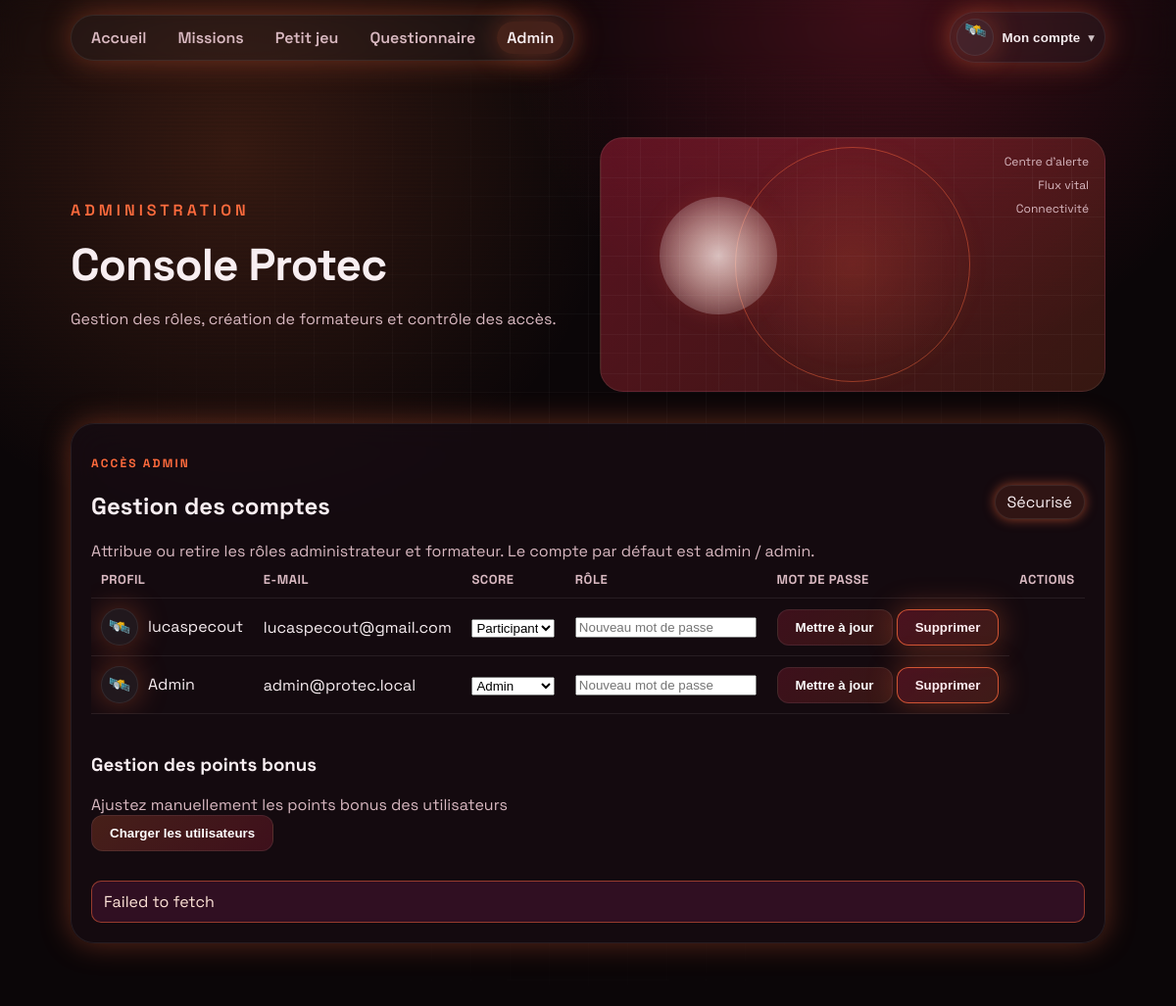
The page /admin (signed in) on the database its author committed.
### app.py (models this page shows, shortened)
class User(db.Model):
    id = db.Column(db.Integer, primary_key=True)
    username = db.Column(db.String(80), nullable=False)
    email = db.Column(db.String(120), unique=True, nullable=False)
    password_hash = db.Column(db.String(255), nullable=False)
    role = db.Column(db.String(20), nullable=False, default="participant")
    avatar = db.Column(db.String(40), default="alpha")
    bonus_points = db.Column(db.Integer, default=0)
    created_at = db.Column(db.DateTime, default=datetime.utcnow)
    progress = db.relationship("Progress", back_populates="user", cascade="all, delete")

### app.py (the view)
    @app.route("/admin")
    def admin_page():
        user = current_user()
        if not user:
            return redirect(url_for("auth"))
        if user.role != "admin":
            return redirect(url_for("home"))
        return render_shell("admin")

### app.py (called while the page is built, shortened)
def serialize_progress(progress: Progress):
    status = progress.status
    if progress.score and progress.score > 0 and progress.level.category == 'mission':
        status = 'termine'
    return {
        "level": progress.level.slug,
        "status": status,
        "score": progress.score,
        "updated_at": progress.updated_at.isoformat() if progress.updated_at else None,
    }

def serialize_level(level: Level, progress=None):
    data = {
        "id": level.id,
        "slug": level.slug,
        "name": level.name,
        "description": level.description,
        "difficulty": level.difficulty,
        "icon": level.icon,
        "category": level.category,
        "is_locked": level.is_locked,
        "progress": progress,
    }
    return data

def current_user():
    user_id = session.get("user_id")
    if not user_id:
        return None
    return User.query.get(user_id)

def get_user_badges(points):
    badges = []
    if points >= 1000:
        badges.append({"icon": "🥇", "label": "Or", "threshold": 1000})
    elif points >= 500:
        badges.append({"icon": "🥈", "label": "Argent", "threshold": 500})
    elif points >= 200:
        badges.append({"icon": "🥉", "label": "Bronze", "threshold": 200})
    return badges

### templates/index.html (shortened to what this page needs)
<!doctype html>
<html lang="fr">
<head>
  <link rel="stylesheet" href="{{ url_for('static', filename='css/styles.css') }}">
</head>
<body>
  {% set page = current_page or 'home' %}
  <div id="app-shell" class="app-shell hidden">
    <div class="grid-bg" aria-hidden="true"></div>
    <div class="scanline" aria-hidden="true"></div>
    <div class="topbar">
      <nav class="topbar__nav" id="topbar-nav" aria-label="Navigation principale">
        <a class="topbar__link {{ 'topbar__link--active' if page == 'home' else '' }}"
          href="{{ url_for('home') }}">Accueil</a>
        <a class="topbar__link {{ 'topbar__link--active' if page == 'missions' else '' }}"
          href="{{ url_for('missions_page') }}">Missions</a>
        <a class="topbar__link {{ 'topbar__link--active' if page == 'mini-game' else '' }}"
          href="{{ url_for('mini_game_page') }}">Petit jeu</a>
        <a class="topbar__link {{ 'topbar__link--active' if page == 'questionnaire' else '' }}"
          href="{{ url_for('questionnaire_page') }}">Questionnaire</a>
        {% if user.role == 'admin' %}
        <a class="topbar__link {{ 'topbar__link--active' if page == 'admin' else '' }}"
          href="{{ url_for('admin_page') }}">Admin</a>
        {% endif %}
      </nav>
      <div class="profile-menu" id="profile-menu-root">
        <button class="profile-btn" id="profile-btn" aria-haspopup="true" aria-expanded="false">
          <span class="avatar" id="profile-avatar" data-avatar="{{ user.avatar if user else 'alpha' }}">{{
            avatar_emojis.get(user.avatar if user else 'alpha', '🛰️') }}</span>
          <span class="profile-btn__label">Mon compte</span>
          <span class="profile-btn__chevron" aria-hidden="true">▾</span>
        </button>
      </div>
    </div>
    {% if page != 'mini-game' %}
    <header class="hero" id="accueil">
      <div class="hero__content">
        {% if page == 'missions' %}
        <p class="hero__eyebrow">Hangar</p>
        <h1>Tableau des missions</h1>
        <p class="hero__tagline">Accède au hangar, choisis un objectif et suis ta progression.</p>
        {% elif page == 'questionnaire' %}
        <p class="hero__eyebrow">Retour</p>
        <h1>Zone questionnaire</h1>
        <p class="hero__tagline">Ouvre le formulaire et collecte les retours de mission.</p>
        {% elif page == 'admin' %}
        <p class="hero__eyebrow">Administration</p>
        <h1>Console Protec</h1>
        <p class="hero__tagline">Gestion des rôles, création de formateurs et contrôle des accès.</p>
        {% else %}
        <p class="hero__eyebrow">Centre</p>
        <h1>Protec Rescue 38</h1>
        <p class="hero__tagline">Cockpit unifié pour suivre le profil, les stats et les modules d'entraînement.</p>
        {% endif %}
      </div>
      <div class="hero__hologram">
        <div class="holo holo--ring"></div>
        <div class="holo holo--orb"></div>
        <div class="holo holo--grid"></div>
        <div class="holo__labels">
          <span>Centre d'alerte</span>
          <span>Flux vital</span>
          <span>Connectivité</span>
        </div>
      </div>
    </header>
    {% else %}
    <div style="height: 32px;"></div>
    {% endif %}
    <main class="shell">
      {% if page == 'home' %}
      <section class="panel" aria-label="Tableau de bord opérations">
        <div class="panel__header">
          <div>
            <p class="eyebrow">Accueil</p>
            <h2>Résumé des opérations</h2>
            <p class="muted">Vue synthétique : missions terminées, secouristes présents et trophées obtenus.</p>
          </div>
          <span class="chip chip--pulse">{{ dashboard_stats.trophies_unlocked }} / {{ dashboard_stats.trophies|length }}
            trophées</span>
        </div>
        <div class="stat-grid">
          <div class="stat-card">
            <p class="label">Missions effectuées</p>
            <p class="stat-card__value">{{ dashboard_stats.missions_completed }}</p>
            <p class="muted">Total des missions lancées par l'équipe.</p>
          </div>
          <div class="stat-card">
            <p class="label">Secouristes inscrits</p>
            <p class="stat-card__value">{{ dashboard_stats.total_rescuers }}</p>
            <p class="muted">Effectif synchronisé et prêt.</p>
          </div>
          <div class="stat-card stat-card--accent">
            <p class="label">Trophées gagnés</p>
            <p class="stat-card__value">{{ dashboard_stats.trophies_unlocked }}</p>
            <p class="muted">Récompenses débloquées par l'équipe.</p>
          </div>
        </div>
        <div class="dual-grid">
          <div class="card card--glass">
            <div class="panel__header">
              <div>
                <p class="eyebrow">Classement</p>
                <h3>Scores des participants</h3>
                <p class="muted">Suivi du cumul de points et des missions par secouriste.</p>
              </div>
            </div>
            <div class="table-wrapper">
              <table class="scoreboard">
                <thead>
                  <tr>
                    <th>Profil</th>
                    <th>Missions</th>
                    <th>Score</th>
                  </tr>
                </thead>
                <tbody>
                  {% for entry in dashboard_stats.leaderboard %}
                  <tr>
                    <td class="scoreboard__user">
                      <span class="avatar" data-avatar="{{ entry.avatar }}">{{ avatar_emojis.get(entry.avatar, '🛰️')
                        }}</span>
                      <span>{{ entry.username }}</span>
                      {% for badge in entry.badges %}
                      <span class="badge" title="{{ badge.label }}">{{ badge.icon }}</span>
                      {% endfor %}
                    </td>
                    <td>{{ entry.missions }}</td>
                    <td>{{ entry.score }}</td>
                  </tr>
                  {% else %}
                  <tr>
                    <td colspan="3" class="muted">Aucun participant enregistré pour le moment.</td>
                  </tr>
                  {% endfor %}
                </tbody>
              </table>
            </div>
          </div>
          <div class="card card--glass">
            <div class="panel__header">
              <div>
                <p class="eyebrow">Trophées</p>
                <h3>Récompenses gagnées</h3>
                <p class="muted">Progression des exploits débloqués.</p>
              </div>
            </div>
            <div class="trophy-grid">
              <h4
                style="grid-column: 1/-1; margin-top: 1rem; color: rgba(255,255,255,0.5); font-size: 0.8rem; text-transform: uppercase;">
                🏆 Individuel</h4>
              {% for trophy in dashboard_stats.trophies if trophy.category == 'Individuel' %}
              <div class="trophy {{ 'trophy--active' if trophy.earned else '' }}">
                <div class="trophy__icon">{{ trophy.icon }}</div>
                <div>
                  <p class="trophy__title">{{ trophy.title }}</p>
                  <p class="muted">{{ trophy.description }}</p>
                </div>
              </div>
              {% endfor %}
              <h4
                style="grid-column: 1/-1; margin-top: 1rem; color: rgba(255,255,255,0.5); font-size: 0.8rem; text-transform: uppercase;">
                👥 Collectif</h4>
              {% for trophy in dashboard_stats.trophies if trophy.category == 'Collectif' %}
              <div class="trophy {{ 'trophy--active' if trophy.earned else '' }}">
                <div class="trophy__icon">{{ trophy.icon }}</div>
                <div>
                  <p class="trophy__title">{{ trophy.title }}</p>
                  <p class="muted">{{ trophy.description }}</p>
                </div>
              </div>
              {% endfor %}
            </div>
          </div>
        </div>
      </section>
      <section class="panel panel--frost">
        <div class="panel__header">
          <div>
            <p class="eyebrow">Accès rapide</p>
            <h2>Navigation</h2>
          </div>
        </div>
        <div class="grid-nav">
          <a href="{{ url_for('missions_page') }}" class="nav-card">
            <span class="nav-card__icon">🚁</span>
            <h3>Missions</h3>
            <p>Accéder au hangar</p>
          </a>
          <a href="{{ url_for('mini_game_page') }}" class="nav-card">
            <span class="nav-card__icon">🎮</span>
            <h3>Petit jeu</h3>
            <p>Réflexes & vocabulaire</p>
          </a>
          <a href="{{ url_for('questionnaire_page') }}" class="nav-card">
            <span class="nav-card__icon">📝</span>
            <h3>Questionnaire</h3>
            <p>Retours & validation</p>
          </a>
        </div>
      </section>
      {% elif page == 'admin' %}
      <section class="panel" id="admin-panel">
        <div class="panel__header">
          <div>
            <p class="eyebrow">Accès admin</p>
            <h2>Gestion des comptes</h2>
            <p class="muted">Attribue ou retire les rôles administrateur et formateur. Le compte par défaut est admin /
              admin.</p>
          </div>
          <span class="chip chip--pulse">Sécurisé</span>
        </div>
        <div class="table-wrapper">
          <table class="scoreboard admin-table">
            <thead>
              <tr>
                <th>Profil</th>
                <th>E-mail</th>
                <th>Score</th>
                <th>Rôle</th>
                <th>Mot de passe</th>
                <th>Actions</th>
              </tr>
            </thead>
            <tbody id="admin-users-body">
              {% for managed_user in users %}
              <tr data-user-id="{{ managed_user.id }}">
                <td class="scoreboard__user">
                  <span class="avatar" data-avatar="{{ managed_user.avatar }}">{{ avatar_emojis.get(managed_user.avatar,
                    '🛰️') }}</span>
                  <span>{{ managed_user.username }}</span>
                </td>
                <td>{{ managed_user.email }}</td>
                <td>
                  <select class="role-select">
                    <option value="participant" {{ 'selected' if managed_user.role=='participant' else '' }}>Participant
                    </option>
                    <option value="admin" {{ 'selected' if managed_user.role=='admin' else '' }}>Admin</option>
                  </select>
                </td>
                <td>
                  <input class="password-input" type="password" placeholder="Nouveau mot de passe" minlength="8"
                    aria-label="Nouveau mot de passe">
                </td>
                <td class="admin-actions">
                  <button class="btn secondary save-role" type="button">Mettre à jour</button>
                  <button class="btn danger delete-user" type="button">Supprimer</button>
                </td>
              </tr>
              {% else %}
              <tr>
                <td colspan="5" class="muted">Aucun compte enregistré pour le moment.</td>
              </tr>
              {% endfor %}
            </tbody>
          </table>
        </div>
        <div style="margin-top: 40px;">
          <h3>Gestion des points bonus</h3>
          <p class="muted">Ajustez manuellement les points bonus des utilisateurs</p>
          <button class="btn" onclick="loadAdminUsers()">Charger les utilisateurs</button>
        </div>
        <div class="alert hidden" id="admin-alert"></div>
      </section>
      {% endif %}
    </main>
  </div>
</body>
</html>

### rows shown on the page
User: get "🛰️", avatar "🛰️", username "Admin", email "admin@protec.local"
User: avatar "🛰️", username "lucaspecout", email "lucaspecout@gmail.com"
